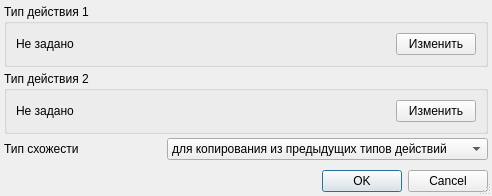
<?xml version="1.0" encoding="UTF-8"?>
<ui version="4.0">
 <class>ItemEditorDialog</class>
 <widget class="QDialog" name="ItemEditorDialog">
  <property name="geometry">
   <rect>
    <x>0</x>
    <y>0</y>
    <width>492</width>
    <height>196</height>
   </rect>
  </property>
  <property name="windowTitle">
   <string>ChangeMe!</string>
  </property>
  <property name="sizeGripEnabled">
   <bool>true</bool>
  </property>
  <layout class="QGridLayout">
   <property name="margin">
    <number>4</number>
   </property>
   <property name="spacing">
    <number>4</number>
   </property>
   <item row="4" column="1" colspan="2">
    <widget class="QDialogButtonBox" name="buttonBox">
     <property name="orientation">
      <enum>Qt::Horizontal</enum>
     </property>
     <property name="standardButtons">
      <set>QDialogButtonBox::Cancel|QDialogButtonBox::Ok</set>
     </property>
    </widget>
   </item>
   <item row="3" column="1">
    <spacer>
     <property name="orientation">
      <enum>Qt::Vertical</enum>
     </property>
     <property name="sizeHint" stdset="0">
      <size>
       <width>103</width>
       <height>16</height>
      </size>
     </property>
    </spacer>
   </item>
   <item row="2" column="0">
    <widget class="QLabel" name="lblSimilarityType">
     <property name="text">
      <string>Тип схожести</string>
     </property>
    </widget>
   </item>
   <item row="1" column="0" colspan="3">
    <widget class="QGroupBox" name="grbSecondAT">
     <property name="title">
      <string>Тип действия 2</string>
     </property>
     <layout class="QHBoxLayout" name="horizontalLayout_2">
      <item>
       <widget class="QLabel" name="lblSecondAT">
        <property name="text">
         <string>Не задано</string>
        </property>
       </widget>
      </item>
      <item>
       <spacer name="horizontalSpacer_2">
        <property name="orientation">
         <enum>Qt::Horizontal</enum>
        </property>
        <property name="sizeHint" stdset="0">
         <size>
          <width>322</width>
          <height>20</height>
         </size>
        </property>
       </spacer>
      </item>
      <item>
       <widget class="QPushButton" name="btnSecondAT">
        <property name="text">
         <string>Изменить</string>
        </property>
       </widget>
      </item>
     </layout>
    </widget>
   </item>
   <item row="0" column="0" colspan="3">
    <widget class="QGroupBox" name="grbFirstAT">
     <property name="title">
      <string>Тип действия 1</string>
     </property>
     <layout class="QHBoxLayout" name="horizontalLayout">
      <item>
       <widget class="QLabel" name="lblFirstAT">
        <property name="text">
         <string>Не задано</string>
        </property>
       </widget>
      </item>
      <item>
       <spacer name="horizontalSpacer">
        <property name="orientation">
         <enum>Qt::Horizontal</enum>
        </property>
        <property name="sizeHint" stdset="0">
         <size>
          <width>40</width>
          <height>20</height>
         </size>
        </property>
       </spacer>
      </item>
      <item>
       <widget class="QPushButton" name="btnFirstAT">
        <property name="text">
         <string>Изменить</string>
        </property>
       </widget>
      </item>
     </layout>
    </widget>
   </item>
   <item row="2" column="1" colspan="2">
    <widget class="QComboBox" name="cmbSimilarityType">
     <item>
      <property name="text">
       <string>для копирования из предыдущих типов действий</string>
      </property>
     </item>
     <item>
      <property name="text">
       <string>для рекомендаций</string>
      </property>
     </item>
    </widget>
   </item>
  </layout>
 </widget>
 <tabstops>
  <tabstop>buttonBox</tabstop>
 </tabstops>
 <resources/>
 <connections>
  <connection>
   <sender>buttonBox</sender>
   <signal>accepted()</signal>
   <receiver>ItemEditorDialog</receiver>
   <slot>accept()</slot>
   <hints>
    <hint type="sourcelabel">
     <x>158</x>
     <y>121</y>
    </hint>
    <hint type="destinationlabel">
     <x>117</x>
     <y>106</y>
    </hint>
   </hints>
  </connection>
  <connection>
   <sender>buttonBox</sender>
   <signal>rejected()</signal>
   <receiver>ItemEditorDialog</receiver>
   <slot>reject()</slot>
   <hints>
    <hint type="sourcelabel">
     <x>238</x>
     <y>99</y>
    </hint>
    <hint type="destinationlabel">
     <x>247</x>
     <y>107</y>
    </hint>
   </hints>
  </connection>
 </connections>
</ui>
